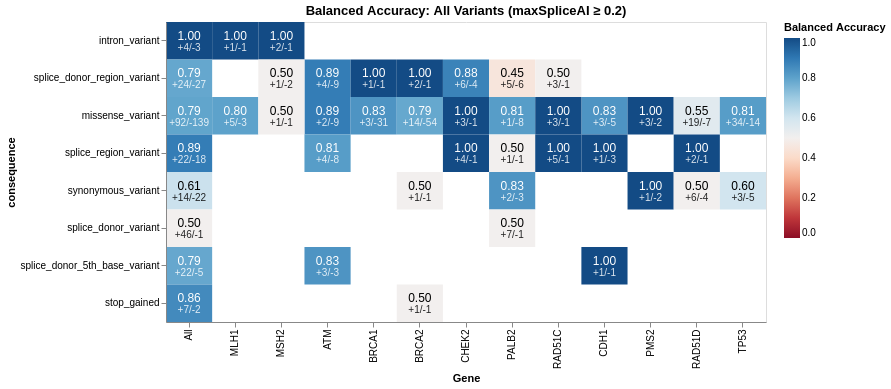

Notebook code cell kept with this figure:
### Code cell
ba_df = pd.concat([
    compute_balanced_accuracy(final_merged, threshold=0.2, consequences=[cons])
      .assign(consequence=cons)
    for cons in simple_consequences
], ignore_index=True)

ba_map = balanced_accuracy_heatmap(ba_df, threshold=0.2, var_type='All Variants')
ba_map.display()

### Figure 1 — Vega-Lite specification as saved in the notebook (floating-point values rounded to 4 significant figures)
{"config": {"view": {"continuousWidth": 300, "continuousHeight": 300}}, "layer": [{"mark": {"type": "rect"}, "encoding": {"color": {"field": "balanced_acc", "legend": {"title": "Balanced Accuracy"}, "scale": {"domain": [0, 1], "domainMid": 0.5, "scheme": "redblue"}, "type": "quantitative"}, "tooltip": [{"field": "Gene", "type": "nominal"}, {"field": "consequence", "type": "nominal"}, {"field": "balanced_acc", "format": ".3f", "title": "Balanced Accuracy", "type": "quantitative"}, {"field": "n_pos", "title": "n abnormal", "type": "quantitative"}, {"field": "n_neg", "title": "n normal", "type": "quantitative"}], "x": {"field": "Gene", "sort": ["All", "MLH1", "MSH2", "ATM", "BRCA1", "BRCA2", "CHEK2", "PALB2", "RAD51C", "CDH1", "PMS2", "RAD51D", "TP53"], "type": "nominal"}, "y": {"field": "consequence", "sort": ["intron_variant", "splice_donor_region_variant", "missense_variant", "splice_region_variant", "synonymous_variant", "splice_donor_variant", "splice_donor_5th_base_variant", "stop_gained"], "type": "nominal"}}}, {"mark": {"type": "text", "dy": -5, "fontSize": 12}, "encoding": {"color": {"condition": {"test": "datum.balanced_acc > 0.75 || datum.balanced_acc < 0.35", "value": "white"}, "value": "black"}, "text": {"field": "balanced_acc", "format": ".2f", "type": "quantitative"}, "x": {"field": "Gene", "sort": ["All", "MLH1", "MSH2", "ATM", "BRCA1", "BRCA2", "CHEK2", "PALB2", "RAD51C", "CDH1", "PMS2", "RAD51D", "TP53"], "type": "nominal"}, "y": {"field": "consequence", "sort": ["intron_variant", "splice_donor_region_variant", "missense_variant", "splice_region_variant", "synonymous_variant", "splice_donor_variant", "splice_donor_5th_base_variant", "stop_gained"], "type": "nominal"}}}, {"mark": {"type": "text", "dy": 7, "fontSize": 10, "opacity": 0.85}, "encoding": {"color": {"condition": {"test": "datum.balanced_acc > 0.75 || datum.balanced_acc < 0.35", "value": "white"}, "value": "black"}, "text": {"field": "n_label", "type": "nominal"}, "x": {"field": "Gene", "sort": ["All", "MLH1", "MSH2", "ATM", "BRCA1", "BRCA2", "CHEK2", "PALB2", "RAD51C", "CDH1", "PMS2", "RAD51D", "TP53"], "type": "nominal"}, "y": {"field": "consequence", "sort": ["intron_variant", "splice_donor_region_variant", "missense_variant", "splice_region_variant", "synonymous_variant", "splice_donor_variant", "splice_donor_5th_base_variant", "stop_gained"], "type": "nominal"}}, "transform": [{"calculate": "\"+\" + datum.n_pos + \"/-\" + datum.n_neg", "as": "n_label"}]}], "data": {"name": "data-889e0a711e1a02cc310d2b0b2eb804e1"}, "height": 300, "title": "Balanced Accuracy: All Variants (maxSpliceAI ≥ 0.2)", "width": 600, "$schema": "https://vega.github.io/schema/vega-lite/v6.1.0.json", "datasets": {"data-889e0a711e1a02cc310d2b0b2eb804e1": [{"consequence": "intron_variant", "Gene": "MLH1", "sensitivity": 1.0, "specificity": 1.0, "balanced_acc": 1.0, "n_pos": 1.0, "n_neg": 1.0}, {"consequence": "intron_variant", "Gene": "MSH2", "sensitivity": 1.0, "specificity": 1.0, "balanced_acc": 1.0, "n_pos": 2.0, "n_neg": 1.0}, {"consequence": "intron_variant", "Gene": "All", "sensitivity": 1.0, "specificity": 1.0, "balanced_acc": 1.0, "n_pos": 4.0, "n_neg": 3.0}, {"consequence": "splice_donor_region_variant", "Gene": "ATM", "sensitivity": 1.0, "specificity": 0.7778, "balanced_acc": 0.8889, "n_pos": 4.0, "n_neg": 9.0}, {"consequence": "splice_donor_region_variant", "Gene": "BRCA1", "sensitivity": 1.0, "specificity": 1.0, "balanced_acc": 1.0, "n_pos": 1.0, "n_neg": 1.0}, {"consequence": "splice_donor_region_variant", "Gene": "BRCA2", "sensitivity": 1.0, "specificity": 1.0, "balanced_acc": 1.0, "n_pos": 2.0, "n_neg": 1.0}, {"consequence": "splice_donor_region_variant", "Gene": "CHEK2", "sensitivity": 1.0, "specificity": 0.75, "balanced_acc": 0.875, "n_pos": 6.0, "n_neg": 4.0}, {"consequence": "splice_donor_region_variant", "Gene": "MSH2", "sensitivity": 0.0, "specificity": 1.0, "balanced_acc": 0.5, "n_pos": 1.0, "n_neg": 2.0}, {"consequence": "splice_donor_region_variant", "Gene": "PALB2", "sensitivity": 0.4, "specificity": 0.5, "balanced_acc": 0.45, "n_pos": 5.0, "n_neg": 6.0}, {"consequence": "splice_donor_region_variant", "Gene": "RAD51C", "sensitivity": 1.0, "specificity": 0.0, "balanced_acc": 0.5, "n_pos": 3.0, "n_neg": 1.0}, {"consequence": "splice_donor_region_variant", "Gene": "All", "sensitivity": 0.8333, "specificity": 0.7407, "balanced_acc": 0.787, "n_pos": 24.0, "n_neg": 27.0}, {"consequence": "missense_variant", "Gene": "ATM", "sensitivity": 1.0, "specificity": 0.7778, "balanced_acc": 0.8889, "n_pos": 2.0, "n_neg": 9.0}, {"consequence": "missense_variant", "Gene": "BRCA1", "sensitivity": 0.6667, "specificity": 1.0, "balanced_acc": 0.8333, "n_pos": 3.0, "n_neg": 31.0}, {"consequence": "missense_variant", "Gene": "BRCA2", "sensitivity": 0.5714, "specificity": 1.0, "balanced_acc": 0.7857, "n_pos": 14.0, "n_neg": 54.0}, {"consequence": "missense_variant", "Gene": "CDH1", "sensitivity": 0.6667, "specificity": 1.0, "balanced_acc": 0.8333, "n_pos": 3.0, "n_neg": 5.0}, {"consequence": "missense_variant", "Gene": "CHEK2", "sensitivity": 1.0, "specificity": 1.0, "balanced_acc": 1.0, "n_pos": 3.0, "n_neg": 1.0}, {"consequence": "missense_variant", "Gene": "MLH1", "sensitivity": 0.6, "specificity": 1.0, "balanced_acc": 0.8, "n_pos": 5.0, "n_neg": 3.0}, {"consequence": "missense_variant", "Gene": "MSH2", "sensitivity": 0.0, "specificity": 1.0, "balanced_acc": 0.5, "n_pos": 1.0, "n_neg": 1.0}, {"consequence": "missense_variant", "Gene": "PALB2", "sensitivity": 1.0, "specificity": 0.625, "balanced_acc": 0.8125, "n_pos": 1.0, "n_neg": 8.0}, {"consequence": "missense_variant", "Gene": "PMS2", "sensitivity": 1.0, "specificity": 1.0, "balanced_acc": 1.0, "n_pos": 3.0, "n_neg": 2.0}, {"consequence": "missense_variant", "Gene": "RAD51C", "sensitivity": 1.0, "specificity": 1.0, "balanced_acc": 1.0, "n_pos": 3.0, "n_neg": 1.0}, {"consequence": "missense_variant", "Gene": "RAD51D", "sensitivity": 0.1053, "specificity": 1.0, "balanced_acc": 0.5526, "n_pos": 19.0, "n_neg": 7.0}, {"consequence": "missense_variant", "Gene": "TP53", "sensitivity": 0.9118, "specificity": 0.7143, "balanced_acc": 0.813, "n_pos": 34.0, "n_neg": 14.0}, {"consequence": "missense_variant", "Gene": "All", "sensitivity": 0.6522, "specificity": 0.9353, "balanced_acc": 0.7937, "n_pos": 92.0, "n_neg": 139.0}, {"consequence": "splice_region_variant", "Gene": "ATM", "sensitivity": 1.0, "specificity": 0.625, "balanced_acc": 0.8125, "n_pos": 4.0, "n_neg": 8.0}, {"consequence": "splice_region_variant", "Gene": "CDH1", "sensitivity": 1.0, "specificity": 1.0, "balanced_acc": 1.0, "n_pos": 1.0, "n_neg": 3.0}, {"consequence": "splice_region_variant", "Gene": "CHEK2", "sensitivity": 1.0, "specificity": 1.0, "balanced_acc": 1.0, "n_pos": 4.0, "n_neg": 1.0}, {"consequence": "splice_region_variant", "Gene": "PALB2", "sensitivity": 1.0, "specificity": 0.0, "balanced_acc": 0.5, "n_pos": 1.0, "n_neg": 1.0}, {"consequence": "splice_region_variant", "Gene": "RAD51C", "sensitivity": 1.0, "specificity": 1.0, "balanced_acc": 1.0, "n_pos": 5.0, "n_neg": 1.0}, {"consequence": "splice_region_variant", "Gene": "RAD51D", "sensitivity": 1.0, "specificity": 1.0, "balanced_acc": 1.0, "n_pos": 2.0, "n_neg": 1.0}, {"consequence": "splice_region_variant", "Gene": "All", "sensitivity": 1.0, "specificity": 0.7778, "balanced_acc": 0.8889, "n_pos": 22.0, "n_neg": 18.0}, {"consequence": "synonymous_variant", "Gene": "BRCA2", "sensitivity": 0.0, "specificity": 1.0, "balanced_acc": 0.5, "n_pos": 1.0, "n_neg": 1.0}, {"consequence": "synonymous_variant", "Gene": "PALB2", "sensitivity": 1.0, "specificity": 0.6667, "balanced_acc": 0.8333, "n_pos": 2.0, "n_neg": 3.0}, {"consequence": "synonymous_variant", "Gene": "PMS2", "sensitivity": 1.0, "specificity": 1.0, "balanced_acc": 1.0, "n_pos": 1.0, "n_neg": 2.0}, {"consequence": "synonymous_variant", "Gene": "RAD51D", "sensitivity": 0.0, "specificity": 1.0, "balanced_acc": 0.5, "n_pos": 6.0, "n_neg": 4.0}, {"consequence": "synonymous_variant", "Gene": "TP53", "sensitivity": 1.0, "specificity": 0.2, "balanced_acc": 0.6, "n_pos": 3.0, "n_neg": 5.0}, {"consequence": "synonymous_variant", "Gene": "All", "sensitivity": 0.5, "specificity": 0.7273, "balanced_acc": 0.6136, "n_pos": 14.0, "n_neg": 22.0}, {"consequence": "splice_donor_variant", "Gene": "PALB2", "sensitivity": 1.0, "specificity": 0.0, "balanced_acc": 0.5, "n_pos": 7.0, "n_neg": 1.0}, {"consequence": "splice_donor_variant", "Gene": "All", "sensitivity": 1.0, "specificity": 0.0, "balanced_acc": 0.5, "n_pos": 46.0, "n_neg": 1.0}, {"consequence": "splice_donor_5th_base_variant", "Gene": "ATM", "sensitivity": 1.0, "specificity": 0.6667, "balanced_acc": 0.8333, "n_pos": 3.0, "n_neg": 3.0}, {"consequence": "splice_donor_5th_base_variant", "Gene": "CDH1", "sensitivity": 1.0, "specificity": 1.0, "balanced_acc": 1.0, "n_pos": 1.0, "n_neg": 1.0}, {"consequence": "splice_donor_5th_base_variant", "Gene": "All", "sensitivity": 0.7727, "specificity": 0.8, "balanced_acc": 0.7864, "n_pos": 22.0, "n_neg": 5.0}, {"consequence": "stop_gained", "Gene": "BRCA2", "sensitivity": 0.0, "specificity": 1.0, "balanced_acc": 0.5, "n_pos": 1.0, "n_neg": 1.0}, {"consequence": "stop_gained", "Gene": "All", "sensitivity": 0.7143, "specificity": 1.0, "balanced_acc": 0.8571, "n_pos": 7.0, "n_neg": 2.0}]}}
